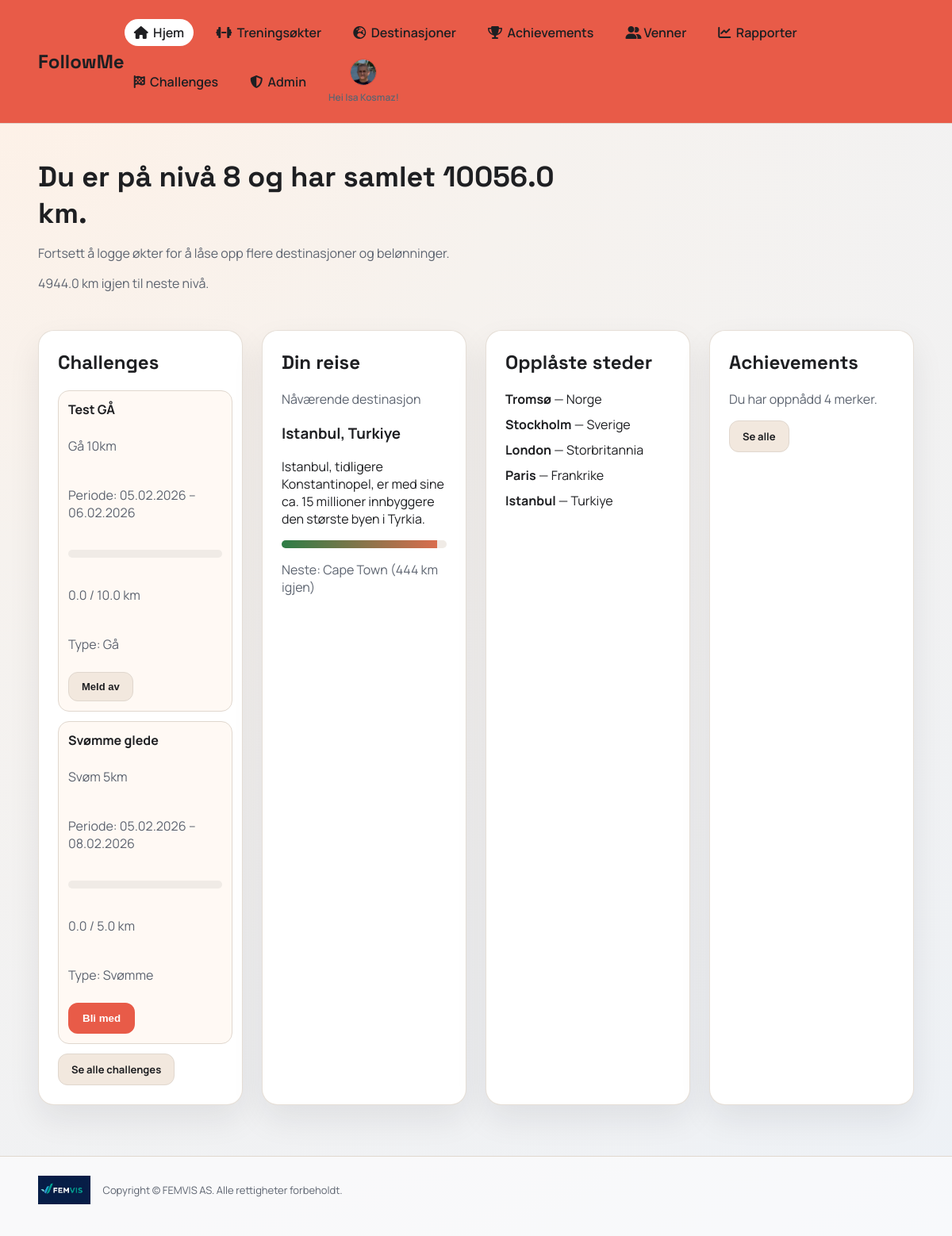
Screenshot of / (signed in) with the database file from the repository.
### app.py (models this page shows)
class User(db.Model):
    id = db.Column(db.Integer, primary_key=True)
    username = db.Column(db.String(40), unique=True, nullable=False)
    full_name = db.Column(db.String(120), nullable=False)
    email = db.Column(db.String(120), unique=True, nullable=False)
    password_hash = db.Column(db.String(255), nullable=False)
    role = db.Column(db.String(20), default="user", nullable=False)
    avatar_color = db.Column(db.String(20), default="#2d7d46", nullable=False)
    avatar_icon = db.Column(db.String(20), default="boot", nullable=False)
    avatar_image = db.Column(db.String(255), nullable=True)
    created_at = db.Column(db.DateTime, default=datetime.utcnow, nullable=False)

class Challenge(db.Model):
    id = db.Column(db.Integer, primary_key=True)
    name = db.Column(db.String(120), nullable=False)
    description = db.Column(db.String(300), nullable=False)
    start_date = db.Column(db.Date, nullable=False)
    end_date = db.Column(db.Date, nullable=False)
    target_km = db.Column(db.Float, nullable=False)
    activity_type = db.Column(db.String(30), nullable=True)

class Destination(db.Model):
    id = db.Column(db.Integer, primary_key=True)
    name = db.Column(db.String(120), nullable=False)
    country = db.Column(db.String(120), nullable=False)
    distance_km = db.Column(db.Float, nullable=False)
    fact = db.Column(db.String(300), nullable=False)
    image_url = db.Column(db.String(300), nullable=False)

### app.py (the view)
@app.route("/")
@login_required
def index():
    user = get_current_user()
    total_km = user_total_km(user.id)
    level = calculate_level(total_km)
    next_level_km = next_level_target(total_km)
    km_to_next_level = max(0, next_level_km - total_km)
    destinations = Destination.query.order_by(Destination.distance_km).all()
    current = destinations[0]
    next_dest = None
    for dest in destinations:
        if total_km >= dest.distance_km:
            current = dest
        else:
            next_dest = dest
            break
    unlocked = [d for d in destinations if total_km >= d.distance_km]
    ensure_achievements(user.id)
    achievement_count = UserAchievement.query.filter_by(user_id=user.id).count()
    today = date.today()
    active_challenges = (
        Challenge.query.filter(Challenge.start_date <= today, Challenge.end_date >= today)
        .order_by(Challenge.end_date.asc())
        .all()
    )
    member_ids = {
        cm.challenge_id for cm in ChallengeMember.query.filter_by(user_id=user.id).all()
    }
    challenge_cards = []
    for ch in active_challenges:
        joined = ch.id in member_ids
        progress_km = (
            sum_km_between(user.id, ch.start_date, ch.end_date, ch.activity_type)
            if joined
            else 0.0
        )
        percent = min(100, int((progress_km / ch.target_km) * 100)) if ch.target_km > 0 else 0
        challenge_cards.append(
            {
                "challenge": ch,
                "joined": joined,
                "progress_km": progress_km,
                "percent": percent,
            }
        )
    return render_template(
        "dashboard.html",
        user=user,
        total_km=total_km,
        level=level,
        current=current,
        next_dest=next_dest,
        unlocked=unlocked,
        achievement_count=achievement_count,
        challenges=challenge_cards,
        km_to_next_level=km_to_next_level,
    )

### app.py (called while the page is built, shortened)
def login_required(view):
    @wraps(view)
    def wrapper(*args, **kwargs):
        if "user_id" not in session:
            return redirect(url_for("login"))
        user = db.session.get(User, session["user_id"])
        if not user:
            session.clear()
            return redirect(url_for("login"))
        return view(*args, **kwargs)
    return wrapper

def get_current_user():
    if "user_id" not in session:
        return None
    user = db.session.get(User, session["user_id"])
    if not user:
        session.clear()
        return None
    return user

def user_total_km(user_id):
    total = db.session.query(db.func.coalesce(db.func.sum(Workout.km), 0)).filter_by(user_id=user_id).scalar()
    return float(total or 0)

def user_workout_count(user_id):
    count = db.session.query(db.func.count(Workout.id)).filter_by(user_id=user_id).scalar()
    return int(count or 0)

def calculate_level(total_km):
    if total_km <= 10:
        return 1
    elif total_km <= 50:
        return 2
    elif total_km <= 100:
        return 3
    elif total_km <= 500:
        return 4
    elif total_km <= 1000:
        return 5
    elif total_km <= 5000:
        return 6
    else:
        return int(total_km // 5000) + 6

def next_level_target(total_km):
    thresholds = [10, 50, 100, 500, 1000, 5000]
    for threshold in thresholds:
        if total_km < threshold:
            return threshold
    return (int(total_km // 5000) + 1) * 5000

def sum_km_between(user_id, start_date, end_date, activity_type=None):
    query = db.session.query(db.func.coalesce(db.func.sum(Workout.km), 0)).filter(
        Workout.user_id == user_id,
        Workout.workout_date >= start_date,
        Workout.workout_date <= end_date,
    )
    if activity_type:
        query = query.filter(Workout.activity_type == activity_type)
    return float(query.scalar() or 0)

def ensure_achievements(user_id):
    total_km = user_total_km(user_id)
    workouts = user_workout_count(user_id)
    achievements = Achievement.query.all()
    earned_ids = {ua.achievement_id for ua in UserAchievement.query.filter_by(user_id=user_id).all()}
    for achievement in achievements:
        if achievement.id in earned_ids:
            continue
    db.session.commit()

### templates/dashboard.html (shortened to what this page needs)
{% extends "base.html" %}
{% set title = "Dashboard" %}
{% block content %}
<section class="hero">
  <div>
    <h1>Du er på nivå {{ level }} og har samlet {{ "%.1f"|format(total_km) }} km.</h1>
    <p class="muted">Fortsett å logge økter for å låse opp flere destinasjoner og belønninger.</p>
    <p class="muted">{{ "%.1f"|format(km_to_next_level) }} km igjen til neste nivå.</p>
  </div>
</section>
<section class="grid">
  <div class="card">
    <h2>Challenges</h2>
    {% if challenges %}
      <div class="challenge-grid">
        {% for item in challenges %}
          <div class="challenge-tile">
            <strong>{{ item.challenge.name }}</strong>
            <p class="muted">{{ item.challenge.description }}</p>
            <p class="muted">Periode: {{ item.challenge.start_date.strftime('%d.%m.%Y') }} – {{ item.challenge.end_date.strftime('%d.%m.%Y') }}</p>
            <div class="progress">
            </div>
            <p class="muted">{{ "%.1f"|format(item.progress_km) }} / {{ "%.1f"|format(item.challenge.target_km) }} km</p>
            {% if item.challenge.activity_type %}
              <p class="muted">Type: {{ item.challenge.activity_type }}</p>
            {% endif %}
            {% if item.joined %}
              <form method="post" action="{{ url_for('leave_challenge', challenge_id=item.challenge.id) }}">
                <button class="button secondary small" type="submit">Meld av</button>
              </form>
            {% else %}
              <form method="post" action="{{ url_for('join_challenge', challenge_id=item.challenge.id) }}">
                <button class="button" type="submit">Bli med</button>
              </form>
            {% endif %}
          </div>
        {% endfor %}
      </div>
      <a class="button secondary small" href="{{ url_for('challenges') }}">Se alle challenges</a>
    {% else %}
      <p class="muted">Ingen aktive challenges akkurat nå.</p>
      <a class="button secondary small" href="{{ url_for('challenges') }}">Se alle</a>
    {% endif %}
  </div>
  <div class="card">
    <h2>Din reise</h2>
    <p class="muted">Nåværende destinasjon</p>
    <h3>{{ current.name }}, {{ current.country }}</h3>
    <p>{{ current.fact }}</p>
    {% if next_dest %}
      {% set progress = (total_km - current.distance_km) / (next_dest.distance_km - current.distance_km) * 100 %}
      <div class="progress">
        <div class="progress-bar" style="width: {{ progress|round(0) }}%"></div>
      </div>
      <p class="muted">Neste: {{ next_dest.name }} ({{ "%.0f"|format(next_dest.distance_km - total_km) }} km igjen)</p>
    {% else %}
      <p class="muted">Du har nådd alle destinasjoner!</p>
    {% endif %}
  </div>
  <div class="card">
    <h2>Opplåste steder</h2>
    <ul class="list">
      {% for dest in unlocked %}
        <li>
          <strong>{{ dest.name }}</strong> — {{ dest.country }}
        </li>
      {% endfor %}
    </ul>
  </div>
  <div class="card">
    <h2>Achievements</h2>
    <p class="muted">Du har oppnådd {{ achievement_count }} merker.</p>
    <a class="button secondary small" href="{{ url_for('achievements') }}">Se alle</a>
  </div>
</section>
{% endblock %}

### templates/base.html (shortened to what this page needs)
<!doctype html>
<html lang="no">
<head>
  <link rel="stylesheet" href="{{ url_for('static', filename='css/style.css') }}">
  <link rel="stylesheet" href="https://cdnjs.cloudflare.com/ajax/libs/font-awesome/6.5.2/css/all.min.css">
</head>
<body>
  <div class="app-shell">
    <header class="topbar">
      <a class="brand-link" href="{{ url_for('index') }}"><div class="brand">FollowMe</div></a>
      {% if user %}
      <div class="nav-shell">
        <nav class="nav">
          <a href="{{ url_for('index') }}" class="{% if request.path == url_for('index') %}active{% endif %}"><i class="fa-solid fa-house"></i>&nbsp; Hjem</a>
          <a href="{{ url_for('workouts') }}" class="{% if request.path.startswith(url_for('workouts')) %}active{% endif %}"><i class="fa-solid fa-dumbbell"></i>&nbsp; Treningsøkter</a>
          <a href="{{ url_for('destinations') }}" class="{% if request.path.startswith(url_for('destinations')) %}active{% endif %}"><i class="fa-solid fa-earth-europe"></i>&nbsp; Destinasjoner</a>
          <a href="{{ url_for('achievements') }}" class="{% if request.path.startswith(url_for('achievements')) %}active{% endif %}"><i class="fa-solid fa-trophy"></i>&nbsp; Achievements</a>
          <a href="{{ url_for('friends') }}" class="{% if request.path.startswith(url_for('friends')) %}active{% endif %}"><i class="fa-solid fa-user-group"></i> Venner</a>
          <a href="{{ url_for('reports') }}" class="{% if request.path.startswith(url_for('reports')) %}active{% endif %}"><i class="fa-solid fa-chart-line"></i>&nbsp; Rapporter</a>
          <a href="{{ url_for('challenges') }}" class="{% if request.path.startswith(url_for('challenges')) %}active{% endif %}"><i class="fa-solid fa-flag-checkered"></i>&nbsp; Challenges</a>
          {% if user.role == 'admin' %}
          <a href="{{ url_for('admin_dashboard') }}" class="{% if request.path.startswith('/admin') %}active{% endif %}"><i class="fa-solid fa-shield-halved"></i>&nbsp; Admin</a>
          {% endif %}
          <div class="nav-avatar-wrap">
            <a class="nav-avatar {% if user.avatar_image %}has-image{% endif %}" href="{{ url_for('profile') }}" style="--accent: {{ user.avatar_color }}" aria-label="Profil">
              {% if user.avatar_image %}
                <img src="{{ url_for('static', filename='uploads/' ~ user.avatar_image) }}" alt="Avatar">
              {% endif %}
            </a>
            <div class="nav-welcome">Hei {{ user.full_name }}!</div>
          </div>
        </nav>
      </div>
      {% endif %}
    </header>
    <main class="main">
      {% block content %}{% endblock %}
    </main>
    <footer class="footer">
      <div class="footer-inner">
        <img src="{{ url_for('static', filename='img/logo.jpg') }}" alt="FEMVIS AS logo">
        <p>Copyright © FEMVIS AS. Alle rettigheter forbeholdt.</p>
      </div>
    </footer>
  </div>
</body>
</html>

### static/css/style.css (style rules this page uses)
:root { --bg: #f6f2ee; --bg-2: #edf1f6; --card: #ffffff; --ink: #1e1f22; --muted: #5d6470; --accent: #2d7d46; --accent-2: #d96d4e; --stroke: #e0d7ce; }
* { box-sizing: border-box; }
body { margin: 0; font-family: "Manrope", sans-serif; color: var(--ink); background: radial-gradient(circle at top left, #fff1e6 0%, var(--bg) 35%, var(--bg-2) 100%); }
.app-shell { min-height: 100vh; }
.topbar { display: flex; align-items: center; justify-content: space-between; padding: 24px 48px; position: sticky; top: 0; backdrop-filter: blur(6px); background: #e85b48; border-bottom: 1px solid var(--stroke); z-index: 10; }
.brand { font-family: "Space Grotesk", sans-serif; font-size: 24px; font-weight: 700; }
.brand-link { text-decoration: none; color: inherit; }
.nav { display: flex; gap: 16px; flex-wrap: wrap; align-items: center; }
.nav a { text-decoration: none; color: var(--ink); font-weight: 600; padding: 6px 12px; border-radius: 999px; }
.nav a.active { background: var(--card); }
.nav a.nav-avatar { padding: 0; }
.nav-avatar { width: 34px; height: 34px; border-radius: 50%; background: var(--accent); display: flex; align-items: center; justify-content: center; color: #fff; font-weight: 700; overflow: hidden; border: 1px solid rgba(0, 0, 0, 0.08); padding: 0; }
.nav-avatar img { width: 100%; height: 100%; object-fit: cover; display: block; border-radius: 50%; }
.nav-avatar.has-image { background: transparent; }
.nav-avatar-wrap { position: relative; display: flex; align-items: center; flex-direction: column; gap: 6px; }
.nav-welcome { font-size: 12px; color: var(--muted); font-weight: 600; text-align: center; max-width: 140px; }
.nav-shell { display: flex; align-items: center; gap: 12px; position: relative; }
.main { padding: 32px 48px 64px; }
.footer { padding: 24px 48px 40px; border-top: 1px solid var(--stroke); background: rgba(255, 255, 255, 0.6); }
.footer-inner { display: flex; align-items: center; gap: 16px; flex-wrap: wrap; }
.footer-inner img { height: 36px; }
.footer-inner p { margin: 0; color: var(--muted); font-size: 13px; }
.hero { display: grid; grid-template-columns: 2fr 1fr; gap: 32px; align-items: center; margin-bottom: 32px; }
.hero h1 { font-family: "Space Grotesk", sans-serif; font-size: 36px; margin: 12px 0; }
.grid { display: grid; grid-template-columns: repeat(auto-fit, minmax(240px, 1fr)); gap: 24px; }
.card { background: var(--card); border-radius: 20px; padding: 24px; box-shadow: 0 18px 40px rgba(29, 31, 34, 0.08); border: 1px solid rgba(224, 215, 206, 0.8); }
.card h2 { margin-top: 0; font-family: "Space Grotesk", sans-serif; }
.muted { color: var(--muted); }
.button { background: #e85b48; color: #fff; border: none; padding: 12px 18px; border-radius: 12px; font-weight: 700; cursor: pointer; text-decoration: none; display: inline-block; text-align: center; }
.button.secondary { background: #f2e8de; color: var(--ink); border: 1px solid var(--stroke); }
.button.small { padding: 10px 16px; font-size: 13px; }
.challenge-grid { display: grid; gap: 12px; grid-template-columns: repeat(auto-fit, minmax(220px, 1fr)); margin-bottom: 12px; }
.challenge-tile { border: 1px solid var(--stroke); border-radius: 14px; padding: 12px; background: #fff9f4; display: grid; gap: 8px; }
.list { list-style: none; padding: 0; margin: 0; display: grid; gap: 10px; }
.progress { height: 10px; background: #f0ebe6; border-radius: 999px; overflow: hidden; margin: 12px 0; }
.progress-bar { height: 100%; background: linear-gradient(90deg, var(--accent), var(--accent-2)); }

### rows the page displays
User: avatar_image (picture), full_name "Isa Kosmaz"
Challenge: challenge.name "Test GÅ", challenge.description "Gå 10km", challenge.start_date "05.02.2026", challenge.end_date "06.02.2026", challenge.target_km "10.0", challenge.activity_type "Gå"
Challenge: challenge.name "Svømme glede", challenge.description "Svøm 5km", challenge.start_date "05.02.2026", challenge.end_date "08.02.2026", challenge.target_km "5.0", challenge.activity_type "Svømme"
Destination: name "Istanbul", country "Turkiye", fact "Istanbul, tidligere Konstantinopel, er med sine ca. 15 millioner innbyggere den største byen i Tyrkia."
Destination: name "Cape Town", next_dest.distance_km-total_km "444"
Destination: name "Tromsø", country "Norge"
Destination: name "Stockholm", country "Sverige"
Destination: name "London", country "Storbritannia"
Destination: name "Paris", country "Frankrike"

### other values shown
{{ level }} "8"
{{ "%.1f"|format(total_km) }} "10056.0"
{{ "%.1f"|format(km_to_next_level) }} "4944.0"
{{ "%.1f"|format(item.progress_km) }} "0.0" "0.0"
{{ achievement_count }} "4"
